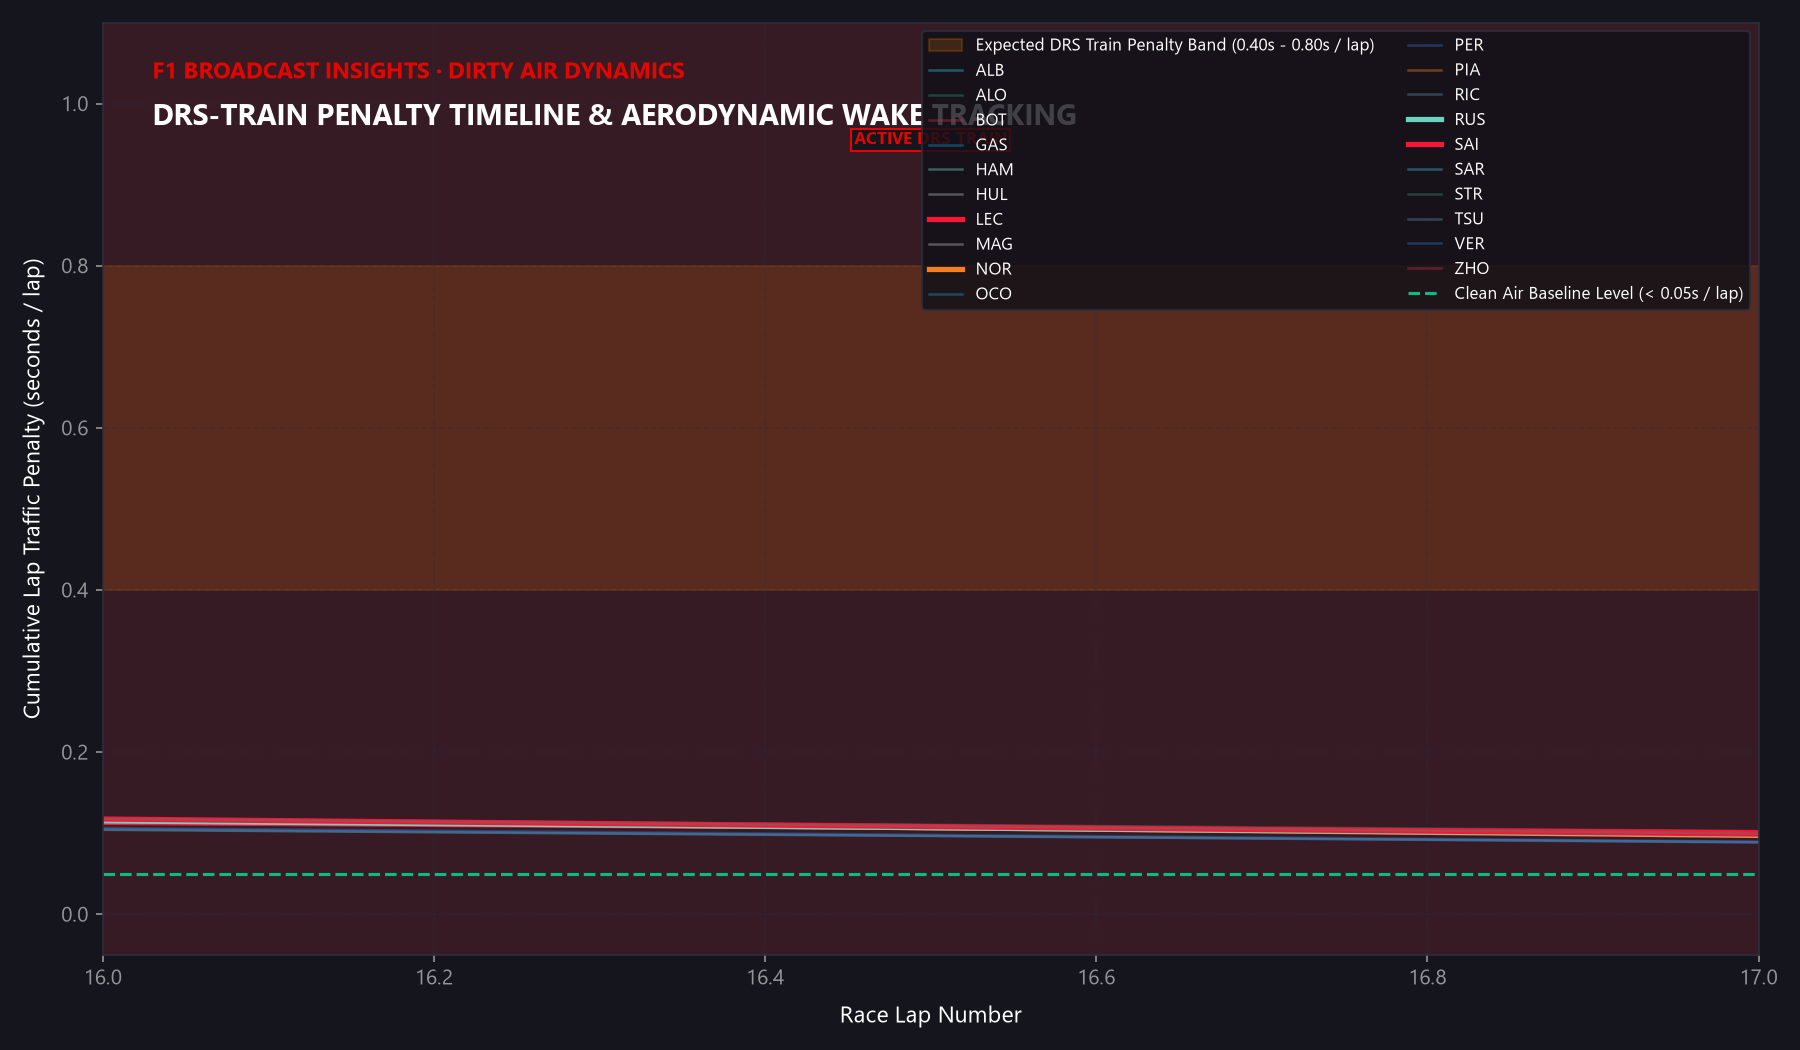

This figure's Python source:
"""
Visual V4: DRS-Train Timeline
Per-lap gap tracking, dirty air chain detection (< 0.8 s),
and cumulative 0.4 s - 0.8 s penalty band validation.
Standard: ASD-STE100 Plain English
"""

import os
import sys
import numpy as np
import matplotlib.pyplot as plt
from pathlib import Path

sys.path.append(os.path.dirname(__file__))
from theme import (
    apply_broadcast_theme, CARBON_DARK, CARD_BG, F1_RED, PURE_WHITE,
    TEXT_MUTED, DRS_CYAN, TRAIN_YELLOW, TEAM_COLORS
)


def generate_drs_timeline(
    laps: np.ndarray,
    driver_penalties: dict,  # {driver: array of lap penalties}
    drs_laps_flagged: list,  # laps where DRS train chain < 0.8s
    target_band: tuple = (0.40, 0.80),
    output_path: str = "visuals/v4_drs_timeline.png"
):
    """
    Renders V4 DRS-Train Timeline with highlighted cumulative penalty band.
    """
    apply_broadcast_theme()
    fig, ax = plt.subplots(figsize=(12, 7), dpi=150)
    fig.patch.set_facecolor(CARBON_DARK)
    ax.set_facecolor(CARD_BG)

    # Shaded physics target band: 0.4 s to 0.8 s per lap
    ax.axhspan(
        target_band[0], target_band[1],
        color=TRAIN_YELLOW, alpha=0.18, zorder=1,
        label=f"Expected DRS Train Penalty Band ({target_band[0]:.2f}s - {target_band[1]:.2f}s / lap)"
    )

    # Highlight DRS train laps
    for start_lap, end_lap in drs_laps_flagged:
        ax.axvspan(start_lap, end_lap, color=F1_RED, alpha=0.12, zorder=1)
        ax.text(
            (start_lap + end_lap) / 2.0, 0.95, "ACTIVE DRS TRAIN",
            color=F1_RED, fontsize=8, fontweight="bold", ha="center",
            bbox=dict(boxstyle="square,pad=0.2", facecolor=CARBON_DARK, edgecolor=F1_RED, lw=1)
        )

    # Plot driver cumulative lap penalties
    for drv, pens in driver_penalties.items():
        color = TEAM_COLORS.get(drv, PURE_WHITE)
        lw = 2.5 if drv in ["SAI", "LEC", "RUS", "NOR"] else 1.2
        alpha = 1.0 if drv in ["SAI", "LEC", "RUS", "NOR"] else 0.4
        ax.plot(laps, pens, color=color, lw=lw, alpha=alpha, label=drv)

    # Clean air threshold indicator
    ax.axhline(0.05, color="#10B981", linestyle="--", lw=1.5, label="Clean Air Baseline Level (< 0.05s / lap)")

    ax.set_xlabel("Race Lap Number", fontsize=11, labelpad=8)
    ax.set_ylabel("Cumulative Lap Traffic Penalty (seconds / lap)", fontsize=11, labelpad=8)
    ax.set_ylim(-0.05, 1.10)
    ax.set_xlim(min(laps), max(laps))
    ax.grid(True, linestyle="--", alpha=0.3)

    # Broadcast Header Card
    ax.text(
        0.03, 0.94, "F1 BROADCAST INSIGHTS · DIRTY AIR DYNAMICS",
        transform=ax.transAxes, color=F1_RED, fontsize=11, fontweight="heavy"
    )
    ax.text(
        0.03, 0.89, "DRS-TRAIN PENALTY TIMELINE & AERODYNAMIC WAKE TRACKING",
        transform=ax.transAxes, color=PURE_WHITE, fontsize=14, fontweight="bold"
    )

    leg = ax.legend(loc="upper right", facecolor="#101018", edgecolor="#2D2D3D", fontsize=8, ncol=2)
    for text in leg.get_texts():
        text.set_color(PURE_WHITE)

    plt.tight_layout()
    out_file = Path(output_path)
    out_file.parent.mkdir(parents=True, exist_ok=True)
    plt.savefig(out_file, facecolor=CARBON_DARK, edgecolor="none")
    plt.close()
    return str(out_file)


if __name__ == "__main__":
    laps = np.arange(1, 51)
    pens = {
        "VER": np.full(50, 0.02) + np.random.normal(0, 0.01, 50),
        "SAI": np.full(50, 0.10),
        "LEC": np.full(50, 0.12),
        "NOR": np.full(50, 0.08),
    }
    # Mid-race DRS train between laps 18 and 36
    pens["SAI"][18:36] = np.random.uniform(0.55, 0.72, 18)
    pens["LEC"][18:36] = np.random.uniform(0.60, 0.78, 18)
    pens["NOR"][18:36] = np.random.uniform(0.48, 0.65, 18)

    generate_drs_timeline(laps, pens, [(18, 36)], output_path="visuals/v4_drs_timeline.png")
